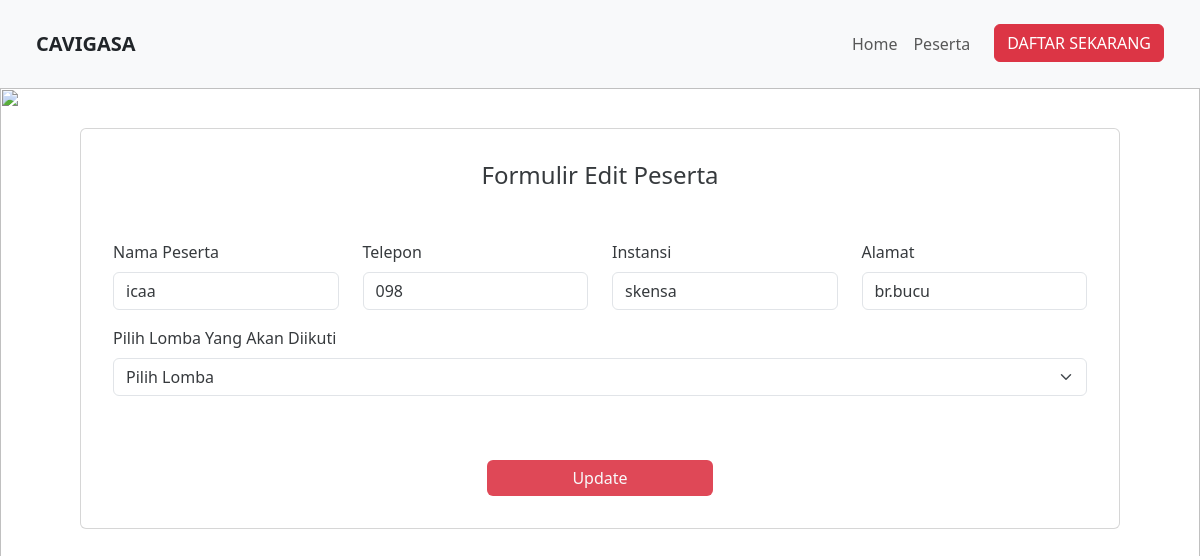
The page /edit.php?id=21 on the database its author committed.
### tables this page shows
CREATE TABLE `pendaftar` (
  `id` int(11) NOT NULL,
  `name` varchar(255) NOT NULL,
  `mobile` varchar(15) NOT NULL,
  `instansi` varchar(255) NOT NULL,
  `alamat` varchar(255) NOT NULL,
  `lomba` varchar(255) NOT NULL
);

### edit.php (the view, shortened to what this page needs)
<?php
include_once("config.php");
?>
<?php
$id = $_GET['id'];
$result = mysqli_query($mysqli, "SELECT * FROM pendaftar WHERE id= $id ");
while($user_data = mysqli_fetch_array($result))
{
    $name = $user_data['name'];
    $mobile = $user_data['mobile'];
    $instansi = $user_data['instansi'];
    $alamat = $user_data['alamat'];
    $lomba = $user_data['lomba'];
}
?>
<!DOCTYPE html>
<html lang="en">
<head>
    <link href="https://cdn.jsdelivr.net/npm/bootstrap@5.3.0-alpha1/dist/css/bootstrap.min.css" rel="stylesheet">
</head>
<body>
    <nav class="navbar navbar-expand-lg bg-body-tertiary p-4">
        <div class="container-fluid">
            <a class="navbar-brand text-dark"><b>CAVIGASA</b></a>
            <div class="collapse navbar-collapse" id="navbarNavAltMarkup">
                <div class="navbar-nav ms-auto">
                    <a class="nav-link" aria-current="page" href="index.php">Home</a>
                    <a class="nav-link" href="peserta.php">Peserta</a>
                    <a href="input.php"><button class="btn btn-danger ms-3 btn-md" type="submit">DAFTAR SEKARANG</button></a>
                </div>
            </div>
        </div>
    </nav>
    <div class="row">
        <div class="card-img-overlay mx-auto" style="width: 65rem; margin-top: 8rem;">
            <div class="card p-3" style="opacity: 0.9;">
                <div class="card-body">
                    <h4 class="card-title font-weight-bolder text-center" style="margin-bottom: 50px;">Formulir Edit Peserta</h4>
                    <form name="update_user" method="post" action="edit.php" class="row gd-5 gy-3">
                        <div class="col-md-3">
                            <label for="name" class="form-label ">Nama Peserta</label>
                            <input type="text" class="form-control" id="nama" name="name" value=<?php echo $name;?> placeholder="Masukkan Nama Peserta" required>
                        </div>
                        <div class="col-md-3">
                            <label for="mobile" class="form-label">Telepon</label>
                            <input type="tel" class="form-control" id="no_hp" name="mobile" value=<?php echo $mobile;?> placeholder="Masukkan Nomor Telepon" required>
                        </div>
                        <div class="col-md-3">
                            <label for="instansi" class="form-label">Instansi</label>
                            <input type="text" class="form-control" id="instansi" name="instansi" value=<?php echo $instansi;?> placeholder="Masukkan Nama Instansi" required>
                        </div>
                        <div class="col-md-3">
                            <label for="alamat" class="form-label">Alamat</label>
                            <input type="text" class="form-control" id="alamat" name="alamat" value=<?php echo $alamat;?> placeholder="Masukkan Alamat Tinggal" required>
                        </div>
                        <div class="mb-5">
                            <label for="lomba" class="form-label">Pilih Lomba Yang Akan Diikuti</label>
                            <select class="form-select" aria-label="Pilih Lomba" name="lomba" value=<?php echo $lomba;?> id="lomba" required>
                                <option selected>Pilih Lomba</option>
                            </select>
                        </div>
                        <div class="d-grid gap-2 col-3 mx-auto">
                            <td><input type="submit" name="update" value="Update" class="btn btn-danger border-0 rounded text-light"></td>
                        </div>
                    </form>
                </div>
            </div>
        </div>
    </div>
</body>
</html>

### rows shown on the page
pendaftar: name "icaa", mobile "098", instansi "skensa", alamat "br.bucu", lomba "Pilih Lomba"
